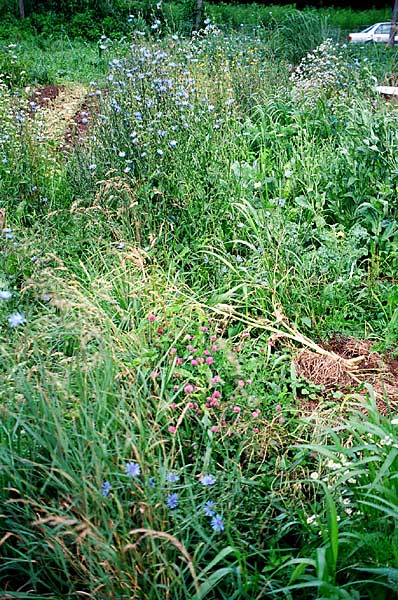
#> input picture opencv/Threshold/image.jpg, 398 x 600 px
$ jupyter execute main.ipynb
#> lines starting #> are read from the running program, lines starting #| are printed output that depends on the picture; after the words box and inside, x2 and y2 are one past the last pixel; in counts of white or black regions, pixels touching at a corner belong together
#> further down, image is the input picture: shape (600, 398, 3); mean B, G, R 86.5, 130.4, 92
[cell 1]
import cv2
import numpy as np

def preprocess_image(image):

    hsv = cv2.cvtColor(image, cv2.COLOR_BGR2HSV)
#> hsv: shape (600, 398, 3); mean H, S, V 56.8, 124.2, 132.2
    hue, saturation, value = cv2.split(hsv)
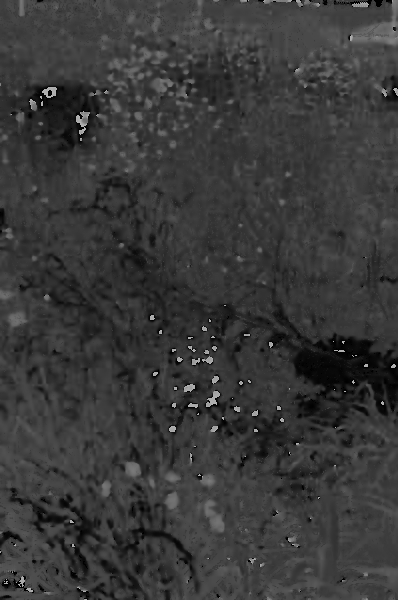
#> hue: shape (600, 398); min 0, max 179, mean 56.8
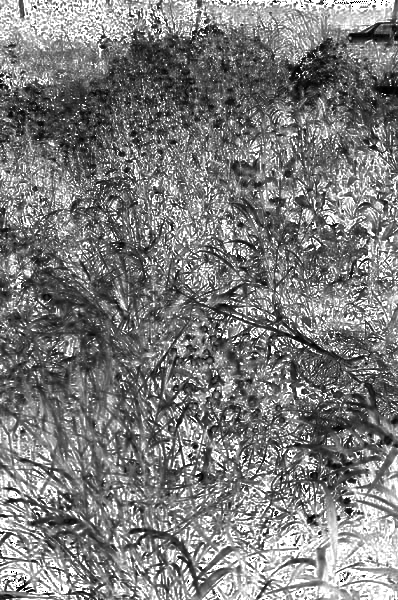
#> saturation: shape (600, 398); min 0, max 255, mean 124.2
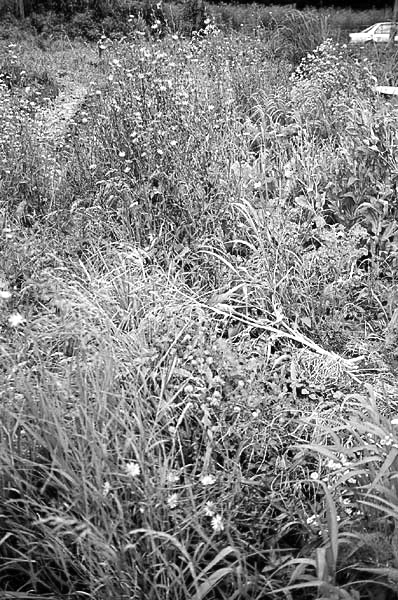
#> value: shape (600, 398); min 0, max 255, mean 132.2
    # Apply histogram equalization to the Value channel
    equalized_value = cv2.equalizeHist(value)
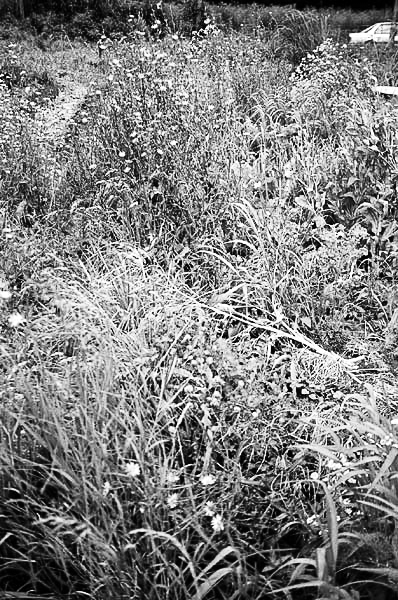
#> equalized_value: shape (600, 398); min 0, max 255, mean 128.1
    # Merge channels back
    equalized_hsv = cv2.merge([hue, saturation, equalized_value])
#> equalized_hsv: shape (600, 398, 3); mean H, S, V 56.8, 124.2, 128.1
    return equalized_hsv

def adaptive_threshold(image):
    # Perform preprocessing
    preprocessed_image = preprocess_image(image)

    # Convert to grayscale for thresholding
    gray_image = cv2.cvtColor(preprocessed_image, cv2.COLOR_BGR2GRAY)
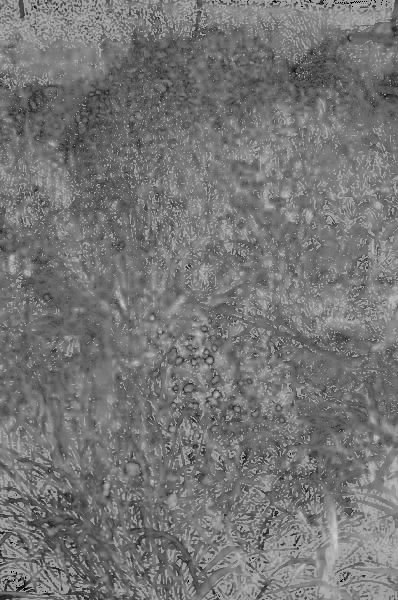
#> gray_image: shape (600, 398); min 0, max 209, mean 117.7

    # Apply adaptive thresholding
    blockSize = 11  # Size of the neighborhood area
    C = 2  # Constant subtracted from the mean
    adaptive_thresh = cv2.adaptiveThreshold(
        gray_image,
        11,
        cv2.ADAPTIVE_THRESH_GAUSSIAN_C,
        cv2.THRESH_BINARY_INV,
        blockSize,
        C
    )
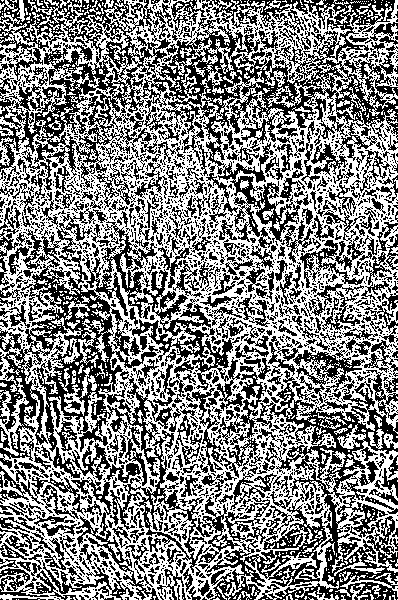
#> adaptive_thresh: shape (600, 398); values 0 (black) and 11 (white), 51.5% white; black in thin lines or dots

    return adaptive_thresh

def otsu_threshold(image):
    # Convert to grayscale
    gray_image = cv2.cvtColor(image, cv2.COLOR_BGR2GRAY)
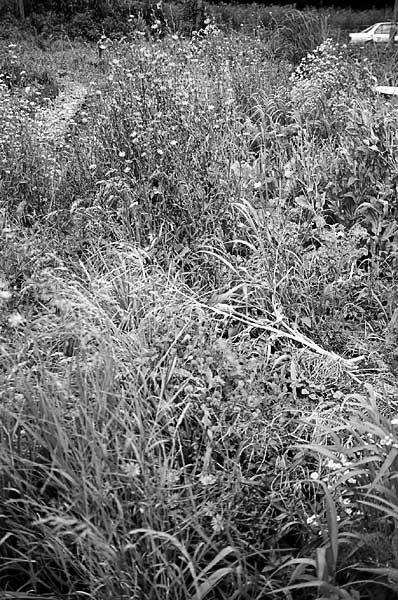
#> gray_image: shape (600, 398); min 0, max 255, mean 113.9

    # Apply Gaussian blur to smooth the image
    blurred = cv2.GaussianBlur(gray_image, (5, 5), 0)
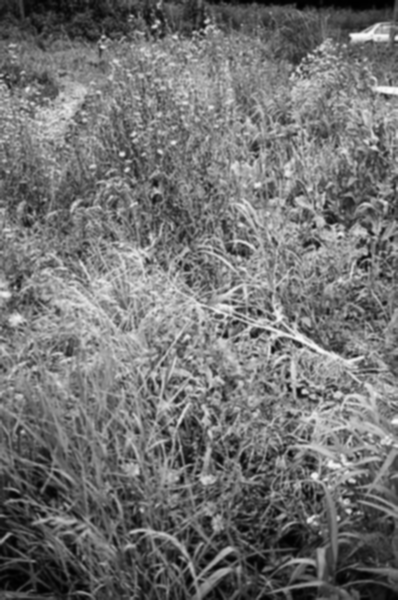
#> blurred: shape (600, 398); min 0, max 253, mean 113.9

    # Apply Otsu's thresholding
    _, otsu_thresh = cv2.threshold(
        blurred,
        0,  # Initial threshold value; Otsu will determine it
        255,
        cv2.THRESH_BINARY_INV + cv2.THRESH_OTSU
    )
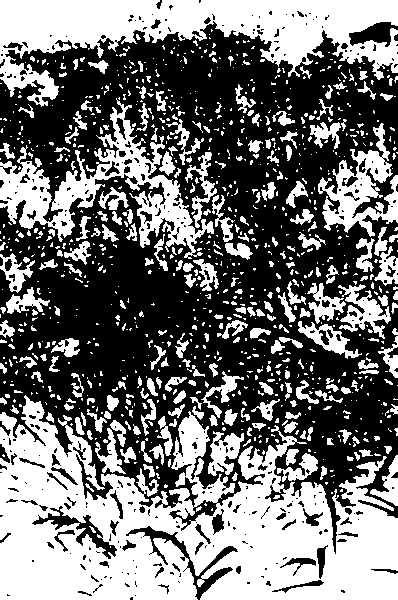
#> otsu_thresh: shape (600, 398); 45.2% white; 1038 white regions (778 under 20 px), largest, box (x1, y1, x2, y2) and area: (0, 395, 398, 600) 46462, (0, 0, 398, 107) 19036, (0, 98, 214, 259) 8798

    return otsu_thresh

[cell 2]
import matplotlib.pyplot as plt
# Load the image from file
image = cv2.imread('image.jpg')
if image is None:
    raise FileNotFoundError("Image file not found.")
# Segment weeds from the image
adaptive_mask = adaptive_threshold(image)
otsu_mask = otsu_threshold(image)
# Plotting
plt.figure(figsize=(20, 10))

plt.subplot(1, 3, 1)
plt.title('Original Image')
plt.imshow(cv2.cvtColor(image, cv2.COLOR_BGR2RGB))
plt.axis('off')

plt.subplot(1, 3, 2)
plt.title('Adaptive Thresholding')
plt.imshow(adaptive_mask, cmap='gray')
plt.axis('off')

plt.subplot(1, 3, 3)
plt.title('Otsu Thresholding')
plt.imshow(otsu_mask, cmap='gray')
plt.axis('off')

plt.show()
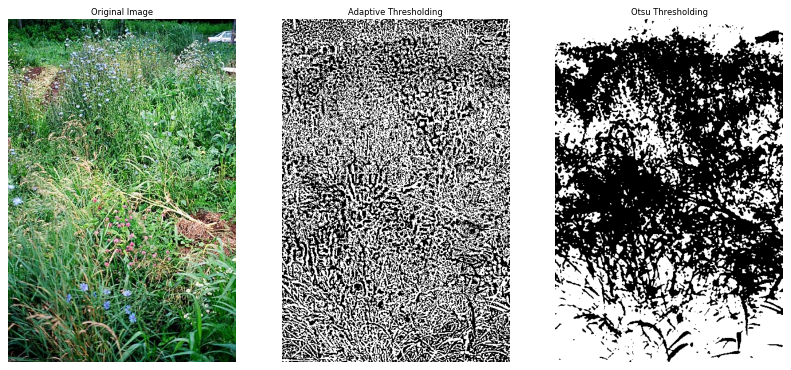
#> figure drawn by matplotlib, 3 panels
